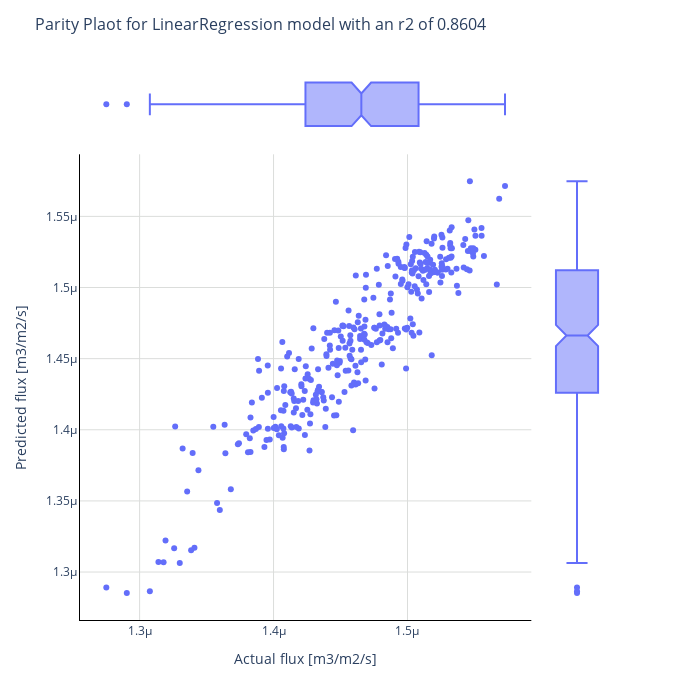

Notebook source saved alongside this figure:
### Markdown cell above
## Select id to plot

### Code cell
id = 5
model_name = df_results["model"][id]
r2 = df_results["r2_test"][id]

y_predict = df_results.predictions_test[id]
residuals = y_test-y_predict
per_error = residuals/y_test*100
fig = px.scatter(x=y_test, y=y_predict, width=700, height=700, marginal_x="box", marginal_y="box")
fig.layout.title = f"Parity Plaot for {model_name} model with an r2 of {r2:0.4f}"
fig.layout.title.font.size = 16
fig.layout.title.font.size = 16
fig.layout.yaxis.title = "Predicted flux [m3/m2/s]"
fig.layout.xaxis.title = "Actual flux [m3/m2/s]"
fig.layout.yaxis.gridcolor = "#DBDDDB"
fig.layout.xaxis.gridcolor = "#DBDDDB"
fig.layout.yaxis.linecolor = "#000000"
fig.layout.xaxis.linecolor = "#000000"
fig.layout.plot_bgcolor = "#ffffff"
fig.show()

### Figure 1 — Plotly figure (JSON) as saved in the notebook; plotly's stock layout.template omitted (floating-point values rounded to 4 significant figures; data arrays with more than 128 entries replaced by an {"elided": "..."} marker saying what was removed)
{"data": [{"hovertemplate": "x=%{x}<br>y=%{y}<extra></extra>", "legendgroup": "", "marker": {"color": "#636efa", "symbol": "circle"}, "mode": "markers", "name": "", "orientation": "v", "showlegend": false, "type": "scatter", "x": {"elided": "330 float values"}, "xaxis": "x", "y": {"elided": "330 float values"}, "yaxis": "y"}, {"alignmentgroup": "True", "hovertemplate": "x=%{x}<extra></extra>", "legendgroup": "", "marker": {"color": "#636efa", "symbol": "circle"}, "name": "", "notched": true, "offsetgroup": "", "showlegend": false, "type": "box", "x": {"elided": "330 float values"}, "xaxis": "x3", "yaxis": "y3"}, {"alignmentgroup": "True", "hovertemplate": "y=%{y}<extra></extra>", "legendgroup": "", "marker": {"color": "#636efa", "symbol": "circle"}, "name": "", "notched": true, "offsetgroup": "", "showlegend": false, "type": "box", "xaxis": "x2", "y": {"elided": "330 float values"}, "yaxis": "y2"}], "layout": {"height": 700, "legend": {"tracegroupgap": 0}, "margin": {"t": 60}, "plot_bgcolor": "#ffffff", "title": {"font": {"size": 16}, "text": "Parity Plaot for LinearRegression model with an r2 of 0.8604"}, "width": 700, "xaxis": {"anchor": "y", "domain": [0, 0.8358], "gridcolor": "#DBDDDB", "linecolor": "#000000", "title": {"text": "Actual flux [m3/m2/s]"}}, "xaxis2": {"anchor": "y2", "domain": [0.8408, 1], "matches": "x2", "showgrid": false, "showline": false, "showticklabels": false, "ticks": ""}, "xaxis3": {"anchor": "y3", "domain": [0, 0.8358], "matches": "x", "showgrid": true, "showticklabels": false}, "xaxis4": {"anchor": "y4", "domain": [0.8408, 1], "matches": "x2", "showgrid": false, "showline": false, "showticklabels": false, "ticks": ""}, "yaxis": {"anchor": "x", "domain": [0, 0.8316], "gridcolor": "#DBDDDB", "linecolor": "#000000", "title": {"text": "Predicted flux [m3/m2/s]"}}, "yaxis2": {"anchor": "x2", "domain": [0, 0.8316], "matches": "y", "showgrid": true, "showticklabels": false}, "yaxis3": {"anchor": "x3", "domain": [0.8416, 1], "matches": "y3", "showgrid": false, "showline": false, "showticklabels": false, "ticks": ""}, "yaxis4": {"anchor": "x4", "domain": [0.8416, 1], "matches": "y3", "showgrid": true, "showline": false, "showticklabels": false, "ticks": ""}}}
